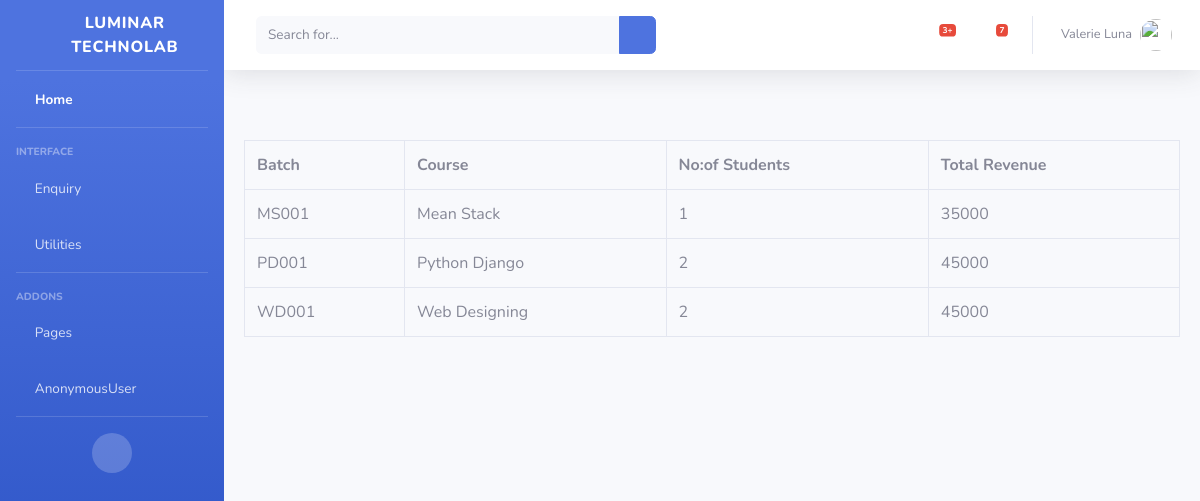
Screenshot of /Enquiry/batchreport with the database file from the repository.
### Enquiry/models.py (models this page shows, shortened)
class Batch(models.Model):
    Batch=models.CharField(max_length=150,unique=True)
    Course=models.ForeignKey(Course,on_delete=models.CASCADE)
    Date = models.DateField()
    Action = (
        ('1', 'Yet to Begin'),
        ('2', 'Started'),
        ('3', 'Completed')
    )
    Status = models.CharField(max_length=100, choices=Action)

### Enquiry/views.py (the view)
# urls.py: path('batchreport',BeginBatchReport.as_view(),name='batchrepoort'),
class BeginBatchReport(TemplateView):
    model=Enquiry
    template_name = 'Report/batch_report.html'
    def get(self, request, *args, **kwargs):
        qs1 = Admission.objects.filter(Batch__Status='1').values('Batch__Batch', 'Batch__Course__Course', 'Batch__Date').annotate(student=(Count('Admission_no')), coursefee=(Sum('Course_fee')))
        context={}
        context['form']=qs1
        return render(request,self.template_name,context)

### Enquiry/templates/Report/batch_report.html
<!DOCTYPE html>
{% extends 'index/index1.html' %}
{% block content %}
<div class="card-body" style="margin-top: 50px">
    <div class="table-responsive">
        <table class="table table-bordered" id="dataTable" width="100%" cellspacing="0">
        <tr>
            <th>Batch</th>
            <th>Course</th>
            <th>No:of Students</th>
            <th>Total Revenue</th>
        </tr>
            {% for data in form %}
            <tr>
                <td>{{ data.Batch__Batch }}</td>
            <td>{{ data.Batch__Course__Course }}</td>
            <td>{{ data.student }}</td>
            <td>{{ data.coursefee }}</td>
            </tr>
            {% endfor %}
        </table>
    </div>
</div>
{% endblock %}

### rows the page displays
Batch: Batch__Batch "MS001", Batch__Course__Course "Mean Stack", student "1", coursefee "35000"

### other values shown
{{ user }} "AnonymousUser"
{{ data.Batch__Batch }} "PD001" "WD001"
{{ data.Batch__Course__Course }} "Python Django" "Web Designing"
{{ data.student }} "2" "2"
{{ data.coursefee }} "45000" "45000"
